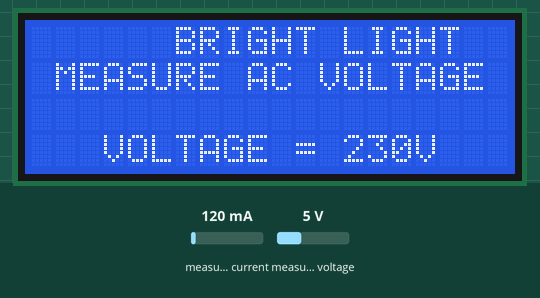
Simulated run of this sketch. Board: Arduino Uno, built with avr-gcc and run on an emulated ATmega328P. Parts: 20×4 character LCD. The inputs (shaded band) are chosen by the test bench; at power-on: measured voltage 5 V, measured current 120 mA.

Above: at 1.2 s.
1.3 s: measured voltage set to 0.3 V
At 2.7 s:
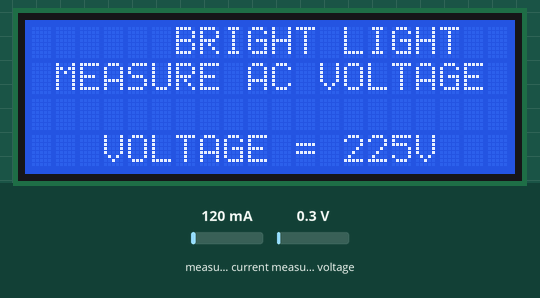
3.0 s: measured voltage set to 3.8 V
4.6 s: measured voltage set to 7.5 V
Timing chart, 0 to 7.6 s (numbered marks = the images above; inputs shaded):
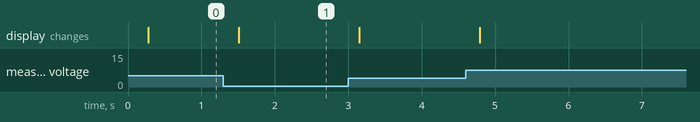

Measured:
- after the input at 1.3 s, the display: changes after 0.21 s (image 1)

The sketch:

AC_Voltage_Sensing_Code.ino
```cpp
// include the library code:
#include <LiquidCrystal.h> //library for LCD

// initialize the library with the numbers of the interface pins
LiquidCrystal lcd(13, 12, 11, 10, 9, 8);

#include "EmonLib.h"   // Include Emon Library
EnergyMonitor emon1;   // Create an instance

void setup()
{
  emon1.voltage(A0,187, 1.7); // Voltage: input pin, calibration, phase_shift

  lcd.begin(20, 4); // set up the LCD's number of columns and rows:
  lcd.setCursor(0,0);
  lcd.print("  THE BRIGHT LIGHT    ");
  lcd.setCursor(0,1);
  lcd.print(" MEASURE AC VOLTAGE             ");
}

void loop()
{
  emon1.calcVI(20,2000); // Calculate all. No.of half wavelengths (crossings), time-out
  int Voltage   = emon1.Vrms;  //extract Vrms into Variable

  lcd.setCursor(0,3);
  lcd.print("   VOLTAGE = ");
  lcd.print(Voltage);
  lcd.print("V         ");
}
```
